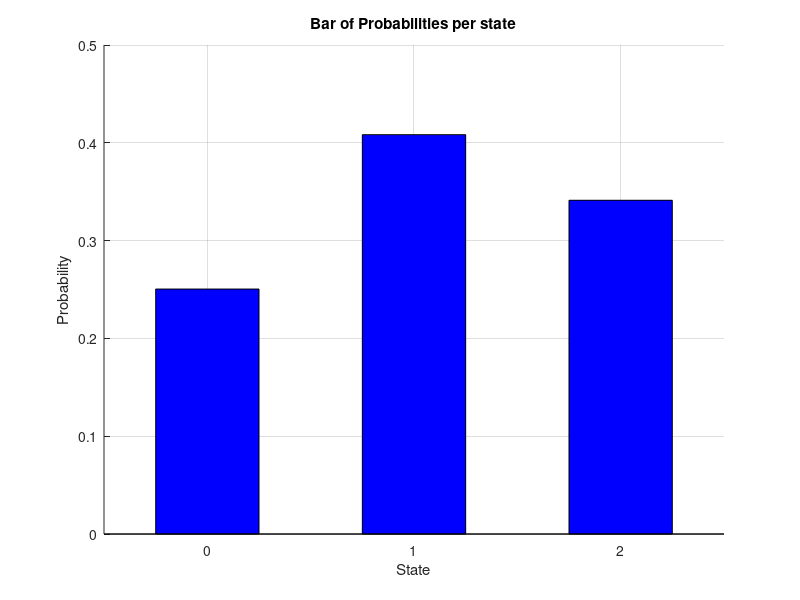

Write MATLAB code to recreate this figure.
lambda = 1;
m1 = 0.8;
m2 = 0.4;

threshold_1a = lambda/(lambda +m1);
threshold_1b = lambda / (lambda +m2);
threshold_2_first = lambda/ (lambda + m1 + m2);
threshold_2_second = (lambda + m1) / (lambda + m1 + m2);

current_state = 0;
arrivals = zeros(1,4);
total_arrivals = 0;
maximum_state_capacity = 2;
previous_mean_clients = 0;
delay_counter = 0;
time = 0;

while 1 > 0
  time = time + 1;
  
  if mod(time,1000) == 0
    for i=1:1:4
      P(i) = arrivals(i)/total_arrivals;
    endfor
    
    delay_counter = delay_counter + 1;

    mean_clients = 0*P(1) + 1*P(2) + 1*P(3) + 2*P(4);   
    
    delay_table(delay_counter) = mean_clients;
    
    if abs(mean_clients - previous_mean_clients) < 0.00001
       break;
    endif
    previous_mean_clients = mean_clients;
  endif
  
  random_number = rand(1);
  
  if current_state == 0
      current_state = 1;
      arrivals(1) = arrivals(1) + 1;
      total_arrivals = total_arrivals + 1;
  elseif current_state == 1
    if random_number < threshold_1a
      current_state = 3;
      arrivals(2) = arrivals(2) + 1;
      total_arrivals = total_arrivals + 1;
    else
      current_state = 0;
    endif
  elseif current_state == 2
    if random_number < threshold_1b
      current_state = 3;
      arrivals(3) = arrivals(3) + 1;
      total_arrivals = total_arrivals + 1;
    else
      current_state = 0;
    endif
  else
      if random_number < threshold_2_first
        arrivals(4) = arrivals(4) + 1;
        total_arrivals = total_arrivals + 1;
      elseif random_number < threshold_2_second
        current_state = 2;
      else
        current_state = 1;
      endif
   endif
  
endwhile

display(P(1));
display(P(2));
display(P(3));
display(P(4));

figure(1);
hold on;
title("Bar of Probabilities per state")
xlabel("State")
ylabel("Probability")
bar([0,1,2], [P(1),P(2)+P(3),P(4)], "b", 0.5);
xticks ([0,1,2]);
grid on;

hold off;